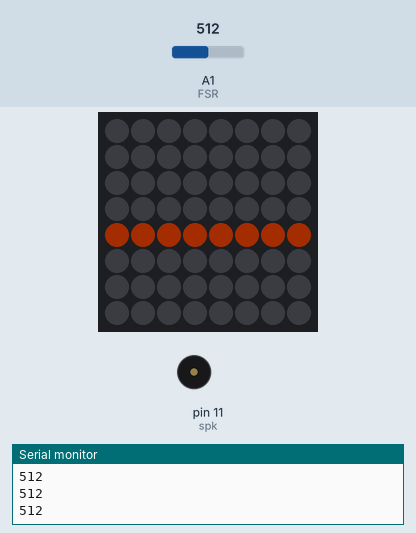
This sketch was run on a simulated Arduino Uno, built with avr-gcc and run on an emulated ATmega328P. On the bench: 8×8 RGB LED matrix (first LED top left, wired row by row), buzzer (waves = sounding), the last lines printed to the serial monitor. The inputs (shaded band) are chosen by the test bench; at power-on: A1 (FSR) = 512. Dim RGB values are drawn brighter than linear.

Above: at 1.25 s.
1.3 s: A1 (FSR) set to 716
At 1.48 s:
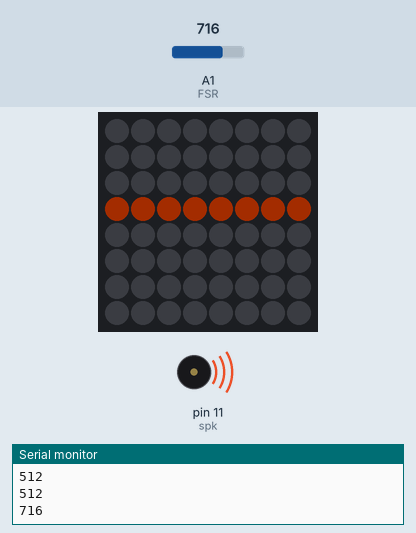
3.0 s: A1 (FSR) set to 900
At 3.32 s:
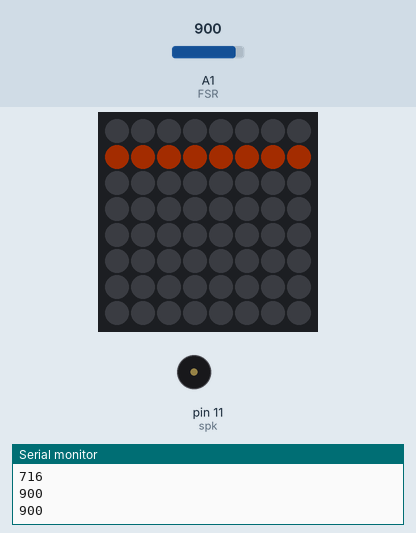
4.7 s: A1 (FSR) set to 1023
At 4.95 s:
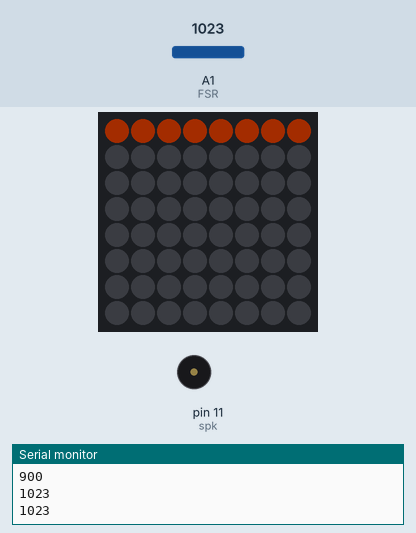
Timing chart, 0 to 12.3 s (numbered marks = the images above; inputs shaded):
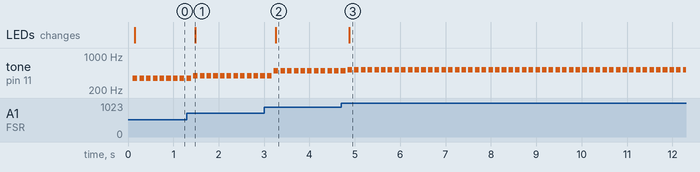

The sketch:

PTW_FSR.ino
```cpp
/*
PTW2015 code for Force Sensitive Resistor
*/

#include <Adafruit_GFX.h> //GFX library
#include <Adafruit_NeoMatrix.h> //neoMatrix library
#include <Adafruit_NeoPixel.h> //neoPixel library

#ifndef PSTR
 #define PSTR // Make Arduino Due happy
#endif

#define PIN 6 //pin 6 is Matrix
#define spk 11 //speaker pin
#define FSR A1 //pin for FSR

//NeoPixel Matrix is 8 by 8 and runs from pin 6
//pixel (1,1) is top and right
//pixels are arranged in columns
//pixels are progressive, not zigzag
//pixels are wired for GRB bitstream and run at 800KHz
Adafruit_NeoMatrix matrix = Adafruit_NeoMatrix(8, 8, PIN,
  NEO_MATRIX_TOP     + NEO_MATRIX_RIGHT +
  NEO_MATRIX_COLUMNS + NEO_MATRIX_PROGRESSIVE,
  NEO_GRB            + NEO_KHZ800);

 //the following arrays are for coordinates of pixels on the matrix
const int16_t xcord[8] = {0,1,2,3,4,5,6,7};
const int16_t ycord[8] = {0,1,2,3,4,5,6,7};
int tones[8] = {262, 294, 330, 349, 392, 440, 494, 523}; //notes of C major
//                C   D    E    F    G    A    B    C

int fsrRead = 0;

void setup()
{
 matrix.begin(); //start matrix
 matrix.setBrightness(40); //set matrix brightness
Serial.begin(9600);
}

void loop()
{
  FSRcase();
}

//this function takes analog reading from FSR and translates
//it to rows on the neoPixel matrix.
void FSRcase()
{
fsrRead = analogRead(FSR); //reading for FSR
int matrixRow = map(fsrRead, 0, 1023, 0, 8); //map FSR to match rows of matrix
Serial.println(fsrRead);
delay(100);

matrix.fillScreen(0); //clear screen
matrix.show();

  if(matrixRow == 1) //start at first row
   {
    tone(spk, tones[0], 100);
     for(uint16_t i = 0; i <= 7; i++)
    {
     matrix.drawPixel(xcord[i], ycord[7], matrix.Color(242,147,39));
    matrix.show();
    }
   }
    else if (matrixRow == 2)
    {
      tone(spk, tones[1], 100);
      for(uint16_t i = 0; i <= 7; i++)
    {
    matrix.drawPixel(xcord[i], ycord[6], matrix.Color(242,147,39));
    matrix.show();
    }
    }
    else if (matrixRow == 3)
    {
    tone(spk, tones[2], 100);
      for(uint16_t i = 0; i <= 7; i++)
    {
    matrix.drawPixel(xcord[i], ycord[5], matrix.Color(242,147,39));
    matrix.show();
    }
    }
    else if (matrixRow == 4)
    {
      tone(spk, tones[3], 100);
      for(uint16_t i = 0; i <= 7; i++)
    {
    matrix.drawPixel(xcord[i], ycord[4], matrix.Color(242,147,39));
    matrix.show();
    }
   }
   else if (matrixRow == 5)
    {
      tone(spk, tones[4], 100);
      for(uint16_t i = 0; i <= 7; i++)
    {
    matrix.drawPixel(xcord[i], ycord[3], matrix.Color(242,147,39));
    matrix.show();
    }
    }
    else if (matrixRow == 6)
    {
      tone(spk, tones[5], 100);
      for(uint16_t i = 0; i <= 7; i++)
    {
    matrix.drawPixel(xcord[i], ycord[2], matrix.Color(242,147,39));
    matrix.show();
    }
    }
 else if (matrixRow == 7)
    {
     tone(spk, tones[6], 100);
      for(uint16_t i = 0; i <= 7; i++)
    {
    matrix.drawPixel(xcord[i], ycord[1], matrix.Color(242,147,39));
    matrix.show();
    }
    }
     else if (matrixRow == 8)
    {
      tone(spk, tones[7], 100);
      for(uint16_t i = 0; i <= 7; i++)
    {
    matrix.drawPixel(xcord[i], ycord[0], matrix.Color(242,147,39));
    matrix.show();
    }
    }
    else
    {
    matrix.fillScreen(0);
    matrix.show();
    }
}
```

Measured:
- after the input at 1.3 s, the LEDs: change after 0.18 s (image 1)
- after the input at 3.0 s, the LEDs: change after 0.26 s (image 2)
- after the input at 4.7 s, the LEDs: change after 0.18 s (image 3)
- by itself, tone on pin 11 (spk): alternates 523 Hz for 0.10 s and silent for 0.05 s
